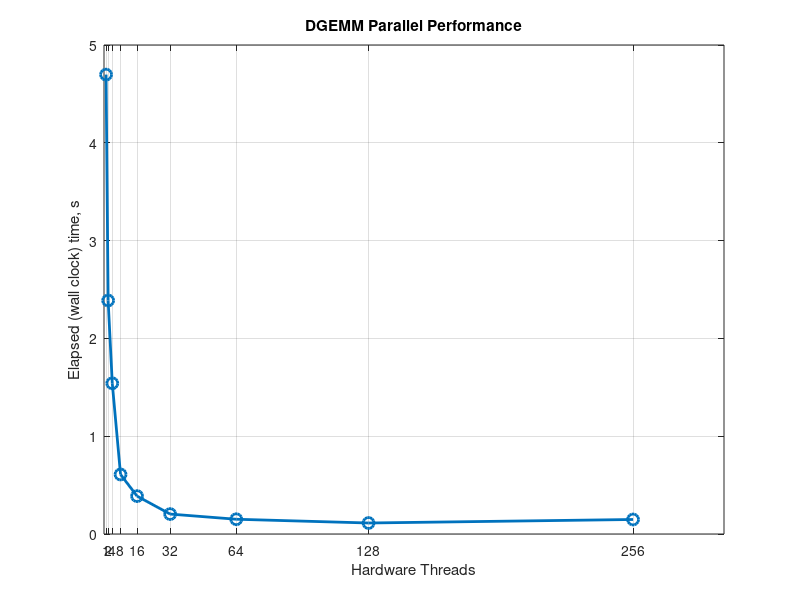

Source code (MATLAB): (Note: this script raises an error after producing the figure.)
threads = [1, 2, 4, 8, 16, 32, 64, 128, 256]; % Powers of 2
time = [4.697196, 2.387700, 1.541056, 0.608784, 0.387454, 0.203777, 0.150876, 0.112527, 0.148393];

% Plot settings
figure;
plot(threads, time, '-o', 'LineWidth', 2, 'MarkerSize', 8);
xlabel('Hardware Threads');
ylabel('Elapsed (wall clock) time, s');
title('DGEMM Parallel Performance');
grid on;

% Customize axis ticks to match power-of-2 spacing
set(gca, 'xtick', 2.^(0:8));
set(gca, 'xticklabels', {'2^0', '2^1', '2^2', '2^3', '2^4', '2^5', '2^6', '2^7', '2^8'});
